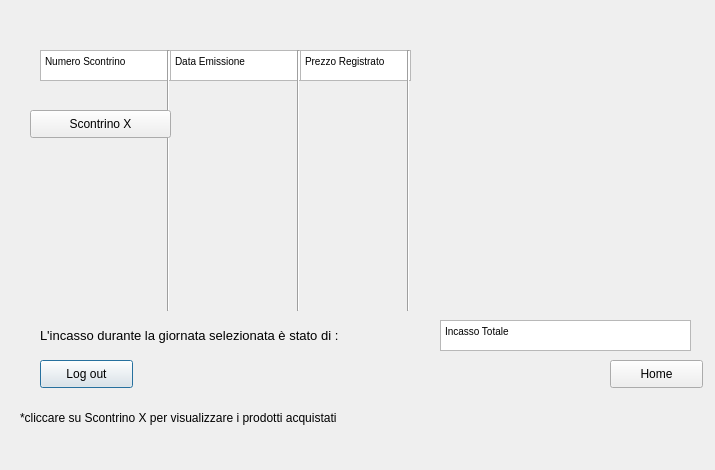
<?xml version="1.0" encoding="UTF-8"?>
<ui version="4.0">
 <class>Dialog</class>
 <widget class="QDialog" name="Dialog">
  <property name="geometry">
   <rect>
    <x>0</x>
    <y>0</y>
    <width>715</width>
    <height>470</height>
   </rect>
  </property>
  <property name="windowTitle">
   <string>Gestione Abbonamenti</string>
  </property>
  <widget class="QPushButton" name="pushButton_2">
   <property name="geometry">
    <rect>
     <x>40</x>
     <y>360</y>
     <width>93</width>
     <height>28</height>
    </rect>
   </property>
   <property name="text">
    <string>Log out</string>
   </property>
  </widget>
  <widget class="QPushButton" name="pushButton">
   <property name="geometry">
    <rect>
     <x>610</x>
     <y>360</y>
     <width>93</width>
     <height>28</height>
    </rect>
   </property>
   <property name="text">
    <string>Home</string>
   </property>
  </widget>
  <widget class="QTextBrowser" name="textBrowser">
   <property name="geometry">
    <rect>
     <x>40</x>
     <y>50</y>
     <width>131</width>
     <height>31</height>
    </rect>
   </property>
   <property name="html">
    <string>&lt;!DOCTYPE HTML PUBLIC &quot;-//W3C//DTD HTML 4.0//EN&quot; &quot;http://www.w3.org/TR/REC-html40/strict.dtd&quot;&gt;
&lt;html&gt;&lt;head&gt;&lt;meta name=&quot;qrichtext&quot; content=&quot;1&quot; /&gt;&lt;style type=&quot;text/css&quot;&gt;
p, li { white-space: pre-wrap; }
&lt;/style&gt;&lt;/head&gt;&lt;body style=&quot; font-family:'MS Shell Dlg 2'; font-size:7.8pt; font-weight:400; font-style:normal;&quot;&gt;
&lt;p style=&quot; margin-top:0px; margin-bottom:0px; margin-left:0px; margin-right:0px; -qt-block-indent:0; text-indent:0px;&quot;&gt;Numero Scontrino&lt;/p&gt;&lt;/body&gt;&lt;/html&gt;</string>
   </property>
  </widget>
  <widget class="Line" name="line">
   <property name="geometry">
    <rect>
     <x>160</x>
     <y>50</y>
     <width>16</width>
     <height>261</height>
    </rect>
   </property>
   <property name="orientation">
    <enum>Qt::Vertical</enum>
   </property>
  </widget>
  <widget class="Line" name="line_2">
   <property name="geometry">
    <rect>
     <x>290</x>
     <y>50</y>
     <width>16</width>
     <height>261</height>
    </rect>
   </property>
   <property name="orientation">
    <enum>Qt::Vertical</enum>
   </property>
  </widget>
  <widget class="Line" name="line_3">
   <property name="geometry">
    <rect>
     <x>400</x>
     <y>50</y>
     <width>16</width>
     <height>261</height>
    </rect>
   </property>
   <property name="orientation">
    <enum>Qt::Vertical</enum>
   </property>
  </widget>
  <widget class="QPushButton" name="pushButton_3">
   <property name="geometry">
    <rect>
     <x>30</x>
     <y>110</y>
     <width>141</width>
     <height>28</height>
    </rect>
   </property>
   <property name="text">
    <string>Scontrino X</string>
   </property>
  </widget>
  <widget class="QLabel" name="label">
   <property name="geometry">
    <rect>
     <x>20</x>
     <y>410</y>
     <width>531</width>
     <height>16</height>
    </rect>
   </property>
   <property name="text">
    <string>*cliccare su Scontrino X per visualizzare i prodotti acquistati</string>
   </property>
  </widget>
  <widget class="QTextBrowser" name="textBrowser_5">
   <property name="geometry">
    <rect>
     <x>170</x>
     <y>50</y>
     <width>131</width>
     <height>31</height>
    </rect>
   </property>
   <property name="html">
    <string>&lt;!DOCTYPE HTML PUBLIC &quot;-//W3C//DTD HTML 4.0//EN&quot; &quot;http://www.w3.org/TR/REC-html40/strict.dtd&quot;&gt;
&lt;html&gt;&lt;head&gt;&lt;meta name=&quot;qrichtext&quot; content=&quot;1&quot; /&gt;&lt;style type=&quot;text/css&quot;&gt;
p, li { white-space: pre-wrap; }
&lt;/style&gt;&lt;/head&gt;&lt;body style=&quot; font-family:'MS Shell Dlg 2'; font-size:7.8pt; font-weight:400; font-style:normal;&quot;&gt;
&lt;p style=&quot; margin-top:0px; margin-bottom:0px; margin-left:0px; margin-right:0px; -qt-block-indent:0; text-indent:0px;&quot;&gt;Data Emissione&lt;/p&gt;&lt;/body&gt;&lt;/html&gt;</string>
   </property>
  </widget>
  <widget class="QTextBrowser" name="textBrowser_6">
   <property name="geometry">
    <rect>
     <x>300</x>
     <y>50</y>
     <width>111</width>
     <height>31</height>
    </rect>
   </property>
   <property name="html">
    <string>&lt;!DOCTYPE HTML PUBLIC &quot;-//W3C//DTD HTML 4.0//EN&quot; &quot;http://www.w3.org/TR/REC-html40/strict.dtd&quot;&gt;
&lt;html&gt;&lt;head&gt;&lt;meta name=&quot;qrichtext&quot; content=&quot;1&quot; /&gt;&lt;style type=&quot;text/css&quot;&gt;
p, li { white-space: pre-wrap; }
&lt;/style&gt;&lt;/head&gt;&lt;body style=&quot; font-family:'MS Shell Dlg 2'; font-size:7.8pt; font-weight:400; font-style:normal;&quot;&gt;
&lt;p style=&quot; margin-top:0px; margin-bottom:0px; margin-left:0px; margin-right:0px; -qt-block-indent:0; text-indent:0px;&quot;&gt;Prezzo Registrato&lt;/p&gt;&lt;/body&gt;&lt;/html&gt;</string>
   </property>
  </widget>
  <widget class="QLabel" name="label_2">
   <property name="geometry">
    <rect>
     <x>40</x>
     <y>300</y>
     <width>551</width>
     <height>71</height>
    </rect>
   </property>
   <property name="font">
    <font>
     <pointsize>10</pointsize>
    </font>
   </property>
   <property name="text">
    <string>L'incasso durante la giornata selezionata è stato di :</string>
   </property>
  </widget>
  <widget class="QTextBrowser" name="textBrowser_2">
   <property name="geometry">
    <rect>
     <x>440</x>
     <y>320</y>
     <width>251</width>
     <height>31</height>
    </rect>
   </property>
   <property name="html">
    <string>&lt;!DOCTYPE HTML PUBLIC &quot;-//W3C//DTD HTML 4.0//EN&quot; &quot;http://www.w3.org/TR/REC-html40/strict.dtd&quot;&gt;
&lt;html&gt;&lt;head&gt;&lt;meta name=&quot;qrichtext&quot; content=&quot;1&quot; /&gt;&lt;style type=&quot;text/css&quot;&gt;
p, li { white-space: pre-wrap; }
&lt;/style&gt;&lt;/head&gt;&lt;body style=&quot; font-family:'MS Shell Dlg 2'; font-size:7.8pt; font-weight:400; font-style:normal;&quot;&gt;
&lt;p style=&quot; margin-top:0px; margin-bottom:0px; margin-left:0px; margin-right:0px; -qt-block-indent:0; text-indent:0px;&quot;&gt;Incasso Totale&lt;/p&gt;&lt;/body&gt;&lt;/html&gt;</string>
   </property>
  </widget>
  <zorder>pushButton_2</zorder>
  <zorder>pushButton</zorder>
  <zorder>textBrowser</zorder>
  <zorder>line</zorder>
  <zorder>pushButton_3</zorder>
  <zorder>label</zorder>
  <zorder>textBrowser_5</zorder>
  <zorder>textBrowser_6</zorder>
  <zorder>line_2</zorder>
  <zorder>line_3</zorder>
  <zorder>label_2</zorder>
  <zorder>textBrowser_2</zorder>
 </widget>
 <resources/>
 <connections/>
</ui>
